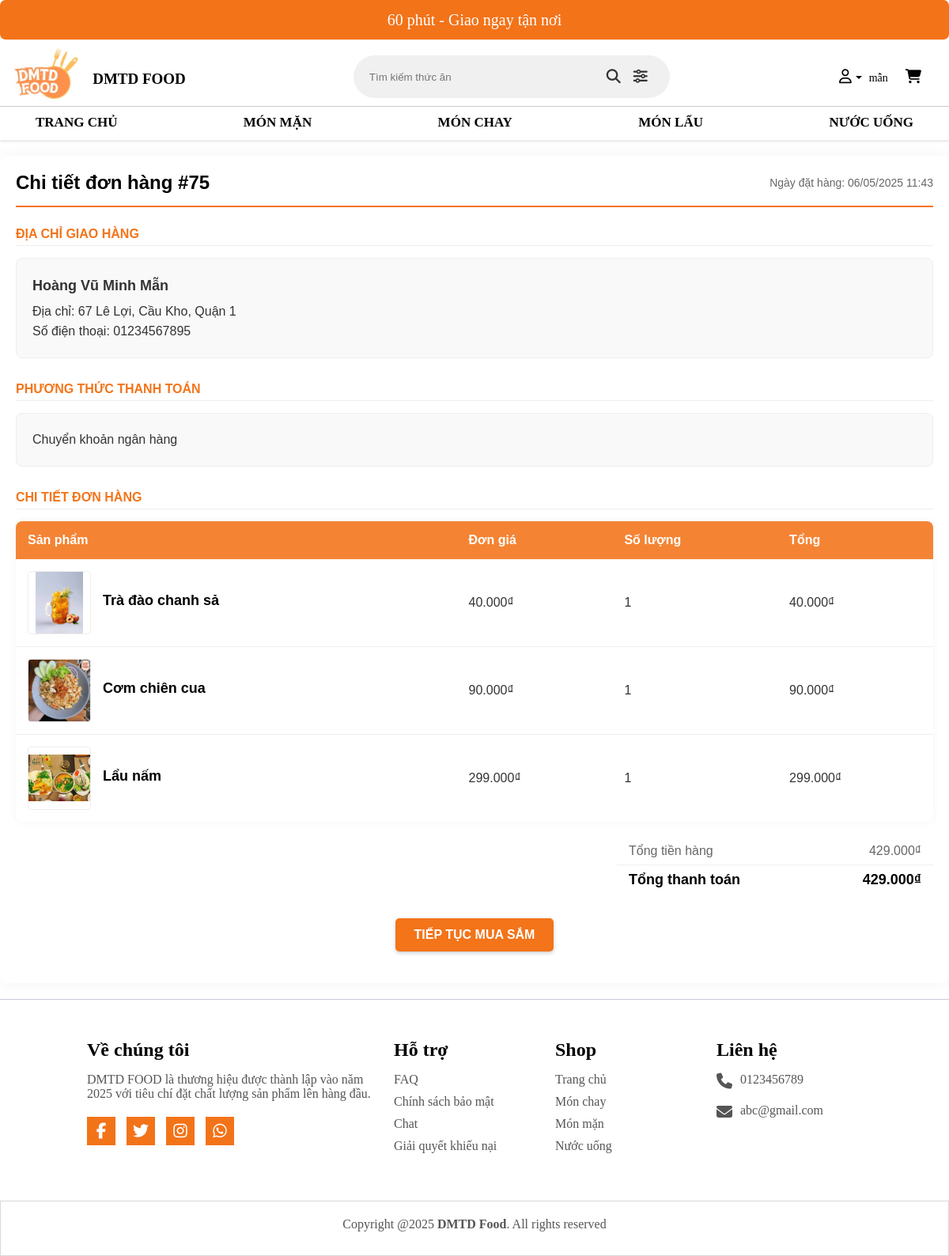
Page /view/chitiethoadon.php?mahoadon=75 (signed in) on the earlier database version.
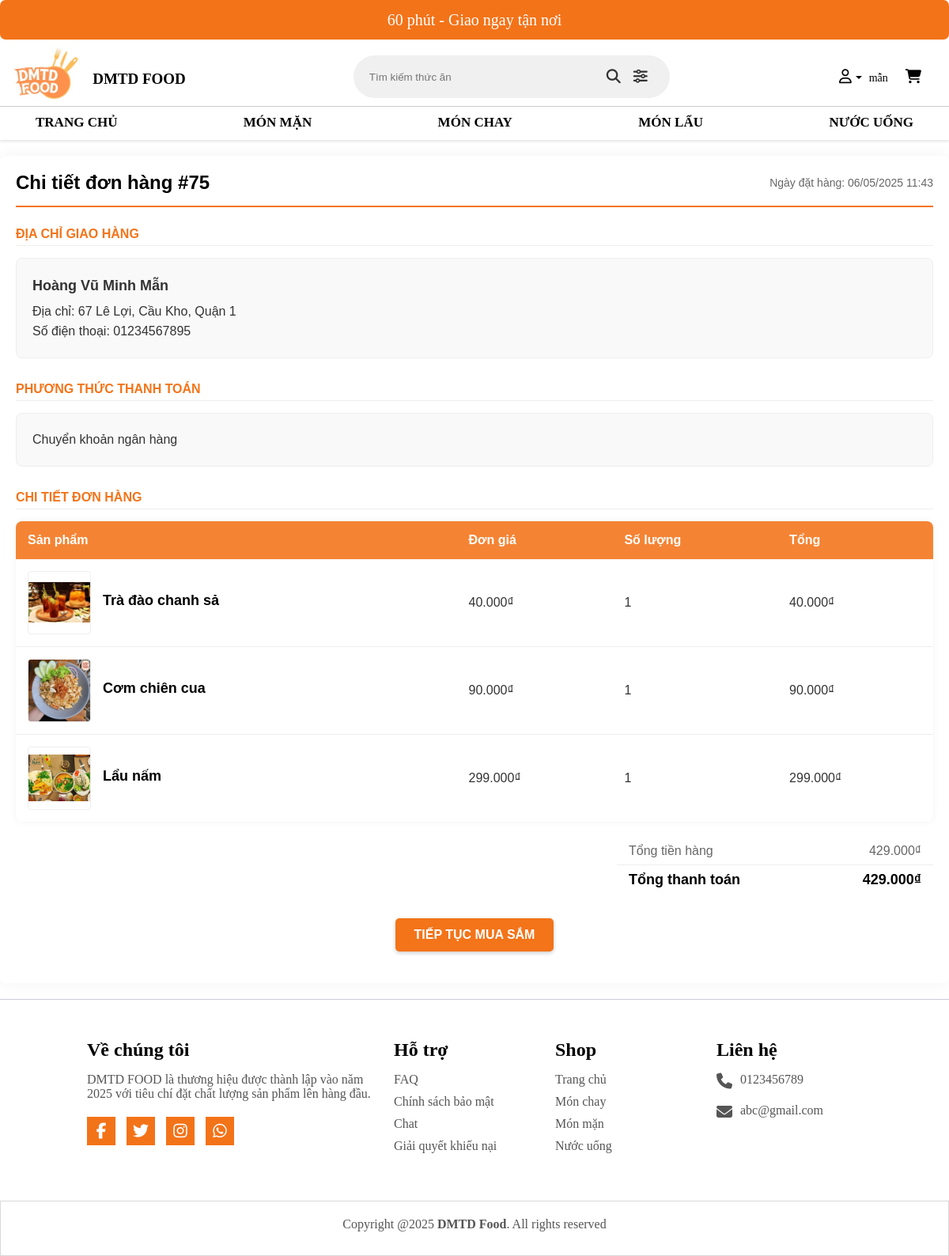
Same page on the later database version.
### tables this page shows
CREATE TABLE `hoadon` (
  `IdHoaDon` int(255) NOT NULL,
  `IdNguoiDung` int(11) NOT NULL,
  `HoTen` varchar(250) NOT NULL,
  `email` varchar(250) NOT NULL,
  `sdt` varchar(11) NOT NULL,
  `DiaChi` varchar(250) NOT NULL,
  `quan_huyen` varchar(100) NOT NULL,
  `phuong_xa` varchar(100) NOT NULL,
  `NgayDatHang` datetime NOT NULL,
  `TongTien` int(11) NOT NULL DEFAULT 0,
  `PhuongThucTT` tinyint(1) NOT NULL DEFAULT 1 COMMENT '1:tiền mặt 2: là chuyển khoản',
  `TrangThai` tinyint(1) NOT NULL DEFAULT 1 COMMENT '1:Chưa xác nhận, 2:Đã xác nhận, 3:Giao thành công, 4:Hủy đơn '
);

CREATE TABLE `chitiethoadon` (
  `IdHoaDon` int(100) NOT NULL,
  `MaSP` int(100) NOT NULL,
  `SoLuong` int(100) NOT NULL,
  `DonGia` int(250) NOT NULL
);

CREATE TABLE `sanpham` (
  `MaSP` int(250) NOT NULL,
  `MaLoaiSP` int(250) NOT NULL,
  `TenSP` varchar(70) NOT NULL,
  `DonGia` int(11) NOT NULL,
  `MoTa` varchar(250) NOT NULL,
  `HinhAnh` varchar(200) NOT NULL,
  `TrangThai` int(10) NOT NULL DEFAULT 1,
  `SoLuongBan` int(10) NOT NULL DEFAULT 0
);

### view/chitiethoadon.php (the view, shortened to what this page needs)
<?php
$conn = ketnoidb();
$isLoggedIn = isset($_SESSION['tenDangNhap']);
$maHoaDon = isset($_GET['mahoadon']) ? $_GET['mahoadon'] : 0;
$sql = "SELECT * FROM hoadon WHERE IdHoaDon = '$maHoaDon'";
$result = $conn->query($sql);
$hoaDon = $result->fetch_assoc();
$hoTen = $hoaDon['HoTen'];
$sdt = $hoaDon['sdt'];
$diaChi = $hoaDon['DiaChi'];
$quan_huyen = $hoaDon['quan_huyen'];
$phuong_xa = $hoaDon['phuong_xa'];
$ngayDatHang = $hoaDon['NgayDatHang'];
$tongTien = $hoaDon['TongTien'];
$phuongThucTT = $hoaDon['PhuongThucTT'];
$sql = "SELECT c.*, s.TenSP, s.HinhAnh, s.MaSP FROM chitiethoadon c
        JOIN sanpham s ON c.MaSP = s.MaSP
        WHERE c.IdHoaDon = '$maHoaDon'";
$result = $conn->query($sql);
$chiTietDonHang = [];
if($result && $result->num_rows > 0) {
    while($row = $result->fetch_assoc()) {
        $chiTietDonHang[] = $row;
    }
}
function getPhuongThucThanhToan($value) {
    switch ($value) {
        case 2:
            return "Chuyển khoản ngân hàng";
    }
}
function formatDate($dateString) {
    $date = new DateTime($dateString);
    return $date->format('d/m/Y H:i');
}
$tongTienHang = 0;
foreach($chiTietDonHang as $item) {
    $tongTienHang += $item['DonGia'] * $item['SoLuong'];
}
?>
<!DOCTYPE html>
<html lang="vi">
<head>
    <link rel="stylesheet" href="../view/css/style.css" />
</head>
<body>
    <?php include_once('../view/header.php'); ?>
    <div class="order-details-container">
        <div class="order-header">
            <h1>Chi tiết đơn hàng #<?php echo $maHoaDon; ?></h1>
            <div class="order-date">Ngày đặt hàng: <?php echo formatDate($ngayDatHang); ?></div>
        </div>
        <div class="section">
            <div class="section-title">ĐỊA CHỈ GIAO HÀNG</div>
            <div class="info-box">
                <div class="customer-name"><?php echo $hoTen; ?></div>
                <div>Địa chỉ: <?php echo $diaChi . ', ' . $phuong_xa . ', ' . $quan_huyen; ?></div>
                <div>Số điện thoại: <?php echo $sdt; ?></div>
            </div>
        </div>
        <div class="section">
            <div class="section-title">PHƯƠNG THỨC THANH TOÁN</div>
            <div class="info-box">
                <?php echo getPhuongThucThanhToan($phuongThucTT); ?>
            </div>
        </div>
        <div class="section">
            <div class="section-title">CHI TIẾT ĐƠN HÀNG</div>
            <table class="product-table">
                <thead>
                    <tr>
                        <th>Sản phẩm</th>
                        <th>Đơn giá</th>
                        <th>Số lượng</th>
                        <th>Tổng</th>
                    </tr>
                </thead>
                <tbody>
                    <?php foreach($chiTietDonHang as $item): ?>
                    <tr>
                        <td>
                            <div style="display: flex; align-items: center;" class="product-flex">
                                <img src="../view/img/product/<?php echo $item['HinhAnh']; ?>" class="product-image" alt="<?php echo $item['TenSP']; ?>">
                                <div style="margin-left: 15px;" class="product-details">
                                    <div class="product-name"><?php echo $item['TenSP']; ?></div>
                                </div>
                            </div>
                        </td>
                        <td><?php echo number_format($item['DonGia'], 0, ',', '.'); ?>₫</td>
                        <td><?php echo $item['SoLuong']; ?></td>
                        <td><?php echo number_format($item['DonGia'] * $item['SoLuong'], 0, ',', '.'); ?>₫</td>
                    </tr>
                    <?php endforeach; ?>
                </tbody>
            </table>
            <table class="summary-table">
                <tr class="subtotal-row">
                    <td>Tổng tiền hàng</td>
                    <td class="text-right"><?php echo number_format($tongTienHang, 0, ',', '.'); ?>₫</td>
                </tr>
                <tr class="total-row">
                    <td>Tổng thanh toán</td>
                    <td class="text-right"><?php echo number_format($tongTien, 0, ',', '.'); ?>₫</td>
                </tr>
            </table>
        </div>
        <div class="button-container">
            <a href="../controller/index.php" class="shop-button">Tiếp tục mua sắm</a>
        </div>
    </div>
    <?php include_once('../view/footer.php'); ?>
</body>
</html>

### view/header.php (shortened to what this page needs)
<?php
$tenDangNhap = '';
if(isset($isLoggedIn) && $isLoggedIn){
  $tenDangNhap = $_SESSION['tenDangNhap'];
}
?>
<!DOCTYPE html>
<html lang="en">
<head>
    <link
      rel="stylesheet"
      href="https://cdnjs.cloudflare.com/ajax/libs/font-awesome/6.6.0/css/all.min.css"
    />
    <link rel="stylesheet" href="../view/css/style.css" />
</head>
<body>
<div class="header-banner">60 phút - Giao ngay tận nơi</div>
    <header class="header-top">
      <div class="container">
      <div class="logo">
  <a href="#" class="logo-img"><img height="70" src="../view/img/DMTD-Food-Logo.jpg" alt="Logo"/></a>
  <span><b>DMTD FOOD</b></span>
</div>
<form id="product-search" method="GET" action="../controller/index.php">
  <div class="box">
    <input type="text" placeholder="Tìm kiếm thức ăn" name="search"
           value="<?= isset($_GET['search']) ? htmlspecialchars($_GET['search']) : '' ?>" />
    <button type="submit" class="search-btn">
        <i class="fa-solid fa-magnifying-glass"></i>
    </button>
    <button type="button" class="search-btn" onclick="openAdvancedSearch()" title="Tìm kiếm nâng cao">
        <i class="fa-solid fa-sliders"></i>
    </button>
  </div>
</form>
        <div class="action">
          <div class="item">
            <a href="#"><i class="fa-regular fa-user"></i></a>
            <?php if(isset($isLoggedIn) && $isLoggedIn): ?>
              <span><?php echo $tenDangNhap; ?></span>
            <?php endif; ?>
          </div>
          <div class="item">
            <a href="../view/cart.php"
              ><i class="fa-solid fa-cart-shopping"></i
            ></a>
          </div>
        </div>
      </div>
    </header>
    <nav>
  <ul>
    <li><a href="../controller/index.php">Trang chủ</a></li>
    <li><a href="../controller/index.php?MaLoaiSP=1">Món mặn</a></li>
    <li><a href="../controller/index.php?MaLoaiSP=2">Món chay</a></li>
    <li><a href="../controller/index.php?MaLoaiSP=3">Món lẩu</a></li>
    <li><a href="../controller/index.php?MaLoaiSP=4">Nước uống</a></li>
  </ul>
</nav>

### view/footer.php
<div class="wrappper">
      <footer>
        <div class="container">
          <div class="sec aboutus">
            <h2>Về chúng tôi</h2>
            <p>
              DMTD FOOD là thương hiệu được thành lập vào năm 2025 với tiêu chí
              đặt chất lượng sản phẩm lên hàng đầu.
            </p>
            <ul class="sci">
              <li>
                <a href="#"><i class="fab fa-facebook-f"></i></a>
              </li>
              <li>
                <a href="#"><i class="fab fa-twitter"></i></a>
              </li>
              <li>
                <a href="#"><i class="fab fa-instagram"></i></a>
              </li>
              <li>
                <a href="#"><i class="fa-brands fa-whatsapp"></i></a>
              </li>
            </ul>
          </div>
          <div class="sec quicklinks">
            <h2>Hỗ trợ</h2>
            <ul>
              <li><a href="#">FAQ</a></li>
              <li><a href="#">Chính sách bảo mật</a></li>
              <li><a href="#">Chat</a></li>
              <li><a href="#">Giải quyết khiếu nại</a></li>
            </ul>
          </div>
          <div class="sec quicklinks">
            <h2>Shop</h2>
            <ul>
              <li><a href="#">Trang chủ</a></li>
              <li><a href="#">Món chay</a></li>
              <li><a href="#">Món mặn</a></li>
              <li><a href="#">Nước uống</a></li>
            </ul>
          </div>
          <div class="sec contact">
            <h2>Liên hệ</h2>
            <ul class="info">
              <li>
                <span><i class="fa-solid fa-phone"></i></span>
                <p><a href="#">0123456789</a></p>
              </li>
              <li>
                <span><i class="fa-solid fa-envelope"></i></span>
                <p><a href="#">abc@gmail.com</a></p>
              </li>
            </ul>
          </div>
        </div>
      </footer>
    </div>
    <div class="copyrightText">
      <p>Copyright @2025 <strong>DMTD Food</strong>. All rights reserved</p>
    </div>
 </body>
</html>

### view/css/style.css (style rules this page uses)
* { box-sizing: border-box; margin: 0; padding: 0; }
header { background-color: white; }
.container { max-width: 1130px; padding: 0 10px; margin: 0 auto; }
.header-top .container { width: 100%; max-width: 1200px; margin: 0 auto; display: flex; flex-wrap: wrap; align-items: center; justify-content: space-between; padding: 0 15px; }
.header-top .logo { display: flex; align-items: center; gap: 15px; }
.header-top .logo span { font-size: 19px; text-align: center; margin-top: 5px; }
.header-top .logo img { flex-shrink: 0; }
.box { position: relative; width: 100%; max-width: 400px; height: auto; display: flex; cursor: pointer; padding: 10px 20px; background-color: #f0f0f0; border-radius: 30px; align-items: center; }
.box input { width: 400px; background-color: #f0f0f0; outline: none; border: none; font-weight: 500; }
.action { display: flex; align-items: center; }
.header-banner { width: 100%; height: 50px; border-radius: 7px; margin-bottom: 10px; background: #f37319; position: sticky; align-items: center; justify-content: center; display: flex; color: white; font-size: 20px; }
nav { width: 100%; background-color: var(--white); box-shadow: 0 2px 3px rgba(0, 0, 0, 0.1); border-top: 1px solid #ccc; }
nav ul { display: flex; justify-content: space-between; align-items: center; list-style: none; padding: 10px 30px; max-width: 1200px; margin: 0 auto; }
nav ul li a { text-decoration: none; font-size: 16px; font-weight: bold; text-transform: uppercase; color: black; transition: color 0.3s ease, border-bottom 0.3s ease; }
nav ul li { display: inline-block; margin: 0 15px; }
nav ul li a { text-decoration: none; color: #000; font-weight: bold; text-transform: uppercase; font-size: 17px; transition: 0.1s; }
nav ul li a::after { content: ""; width: 100%; opacity: 0; height: 2px; background: var(--orange); display: block; transition: 0.2s linear; }
.action { display: flex; position: relative; right: 20px; }
.action .item a { margin-left: 22px; width: 24px; font-size: 18px; color: #000; height: auto; position: relative; }
footer { position: relative; width: 100%; height: auto; padding: 50px 100px; background-color: #fff; border-top: 1px solid #ccd; }
footer .container { width: 100%; display: grid; grid-template-columns: 2fr 1fr 1fr 1fr; grid-gap: 20px; }
footer .container .sec h2 { position: relative; color: black; font-weight: 600; margin-bottom: 15px; }
footer .container .sec p { color: #555; }
footer .container .sci { margin-top: 20px; display: grid; grid-template-columns: repeat(4, 50px); }
footer .container .sci li { list-style: none; }
footer .container .sci li a { display: inline-block; width: 36px; height: 36px; background-color: #f37319; display: grid; align-content: center; justify-content: center; text-decoration: none; }
footer .container .sci li a i { color: #fff; font-size: 20px; }
footer .container .quicklinks { position: relative; }
footer .container .quicklinks ul li { list-style: none; }
footer .container .quicklinks ul li a { color: #555; text-decoration: none; margin-bottom: 10px; display: inline-block; }
footer .container .contact .info { position: relative; }
footer .container .contact .info li { display: grid; grid-template-columns: 30px 1fr; margin-bottom: 16px; }
footer .container .contact .info li span { color: #555; font-size: 20px; }
footer .container .contact .info li a { color: #555; text-decoration: none; }
.copyrightText { width: 100%; background-color: #fff; padding: 20px 100px 30px; text-align: center; color: #555; border: 1px solid rgba(0, 0, 0, 0.15); }
.product-name { font-size: 18px; text-decoration: none; font-weight: bold; color: black; margin-bottom: 5px; }

### view/header.php (style rules this page uses)
.action .item { position: relative; display: inline-block; }
.action .item:has(.fa-regular.fa-user) > a::after { content: ''; display: inline-block; margin-left: 5px; width: 0; height: 0; border-left: 4px solid transparent; border-right: 4px solid transparent; border-top: 4px solid #000; vertical-align: middle; }
.action .item span { margin-left: 5px; font-size: 14px; font-weight: 500; }
.search-btn { background: none; border: none; cursor: pointer; padding: 8px; display: flex; align-items: center; justify-content: center; }
.search-btn i { font-size: 18px; color: #333; }

Differences in the rows shown:
changed through a linked row, chitiethoadon "Trà đào chanh sả": MaSP.HinhAnh: a different picture
